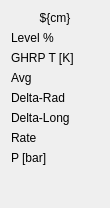
<?xml version="1.0" encoding="UTF-8"?>
<ui version="4.0">
 <class>Form</class>
 <widget class="QWidget" name="Form">
  <property name="geometry">
   <rect>
    <x>0</x>
    <y>0</y>
    <width>110</width>
    <height>208</height>
   </rect>
  </property>
  <property name="sizePolicy">
   <sizepolicy hsizetype="Maximum" vsizetype="Maximum">
    <horstretch>0</horstretch>
    <verstretch>0</verstretch>
   </sizepolicy>
  </property>
  <property name="windowTitle">
   <string>Form</string>
  </property>
  <layout class="QFormLayout" name="formLayout">
   <item row="1" column="0">
    <widget class="QLabel" name="label">
     <property name="text">
      <string>Level %</string>
     </property>
    </widget>
   </item>
   <item row="2" column="0">
    <widget class="QLabel" name="label_2">
     <property name="text">
      <string>GHRP T [K]</string>
     </property>
    </widget>
   </item>
   <item row="3" column="0">
    <widget class="QLabel" name="label_3">
     <property name="text">
      <string>Avg</string>
     </property>
    </widget>
   </item>
   <item row="4" column="0">
    <widget class="QLabel" name="label_4">
     <property name="text">
      <string>Delta-Rad</string>
     </property>
    </widget>
   </item>
   <item row="5" column="0">
    <widget class="QLabel" name="label_5">
     <property name="text">
      <string>Delta-Long</string>
     </property>
    </widget>
   </item>
   <item row="6" column="0">
    <widget class="QLabel" name="label_6">
     <property name="text">
      <string>Rate</string>
     </property>
    </widget>
   </item>
   <item row="7" column="0">
    <widget class="QLabel" name="label_7">
     <property name="text">
      <string>P [bar]</string>
     </property>
    </widget>
   </item>
   <item row="1" column="1">
    <widget class="PyDMLabel" name="PyDMLabel">
     <property name="toolTip">
      <string/>
     </property>
    </widget>
   </item>
   <item row="2" column="1">
    <widget class="PyDMLabel" name="PyDMLabel_2">
     <property name="toolTip">
      <string/>
     </property>
    </widget>
   </item>
   <item row="3" column="1">
    <widget class="PyDMLabel" name="PyDMLabel_3">
     <property name="toolTip">
      <string/>
     </property>
    </widget>
   </item>
   <item row="4" column="1">
    <widget class="PyDMLabel" name="PyDMLabel_4">
     <property name="toolTip">
      <string/>
     </property>
    </widget>
   </item>
   <item row="5" column="1">
    <widget class="PyDMLabel" name="PyDMLabel_5">
     <property name="toolTip">
      <string/>
     </property>
    </widget>
   </item>
   <item row="6" column="1">
    <widget class="PyDMLabel" name="PyDMLabel_6">
     <property name="toolTip">
      <string/>
     </property>
    </widget>
   </item>
   <item row="7" column="1">
    <widget class="PyDMLabel" name="PyDMLabel_7">
     <property name="toolTip">
      <string/>
     </property>
    </widget>
   </item>
   <item row="0" column="0" colspan="2">
    <widget class="QLabel" name="label_8">
     <property name="text">
      <string>${cm}</string>
     </property>
     <property name="alignment">
      <set>Qt::AlignCenter</set>
     </property>
    </widget>
   </item>
  </layout>
 </widget>
 <customwidgets>
  <customwidget>
   <class>PyDMLabel</class>
   <extends>QLabel</extends>
   <header>pydm.widgets.label</header>
  </customwidget>
 </customwidgets>
 <resources/>
 <connections/>
</ui>
